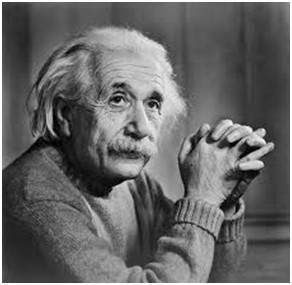
%> input picture Matlab_useful_code/einestine.jpg, 292 x 285 px
$ octave edge_detection.m   (GNU Octave 9; MATLAB toolbox functions it lacks are replaced by stand-ins)
%> lines starting %> are read from the running program, lines starting %| are printed output that depends on the picture; in (x1, y1, x2, y2) boxes, pixels count from 0 and x2, y2 are one past the last pixel; in counts of white or black regions, pixels touching at a corner belong together; the program's own positions count from 1
Image=imread('einestine.jpg');
%> Image is the input picture: size 285x292x3 uint8; min 0, max 255, mean 102.1
Img = rgb2gray(Image);
X = edge(Img,'Prewitt');
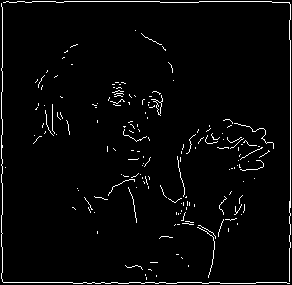
%> X: size 285x292 logical; 3% white in thin lines or dots
Y = edge(Img,'Sobel');
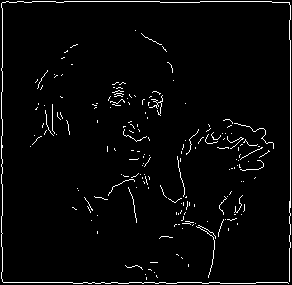
%> Y: size 285x292 logical; 3% white in thin lines or dots
Z = edge(Img,'Roberts');
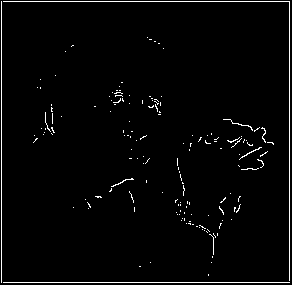
%> Z: size 285x292 logical; 2.3% white in thin lines or dots

subplot(2,2,1);
imshow(Image);
title('Original image');

subplot(2,2,2);
imshow(X)
title('prewitt image');

subplot(2,2,3);
imshow(Y)
title('sobel image');

subplot(2,2,4);
imshow(Z)
title('robert image');

$ run again, with Matlab_useful_code/peppers_color.jpg copied over Matlab_useful_code/einestine.jpg
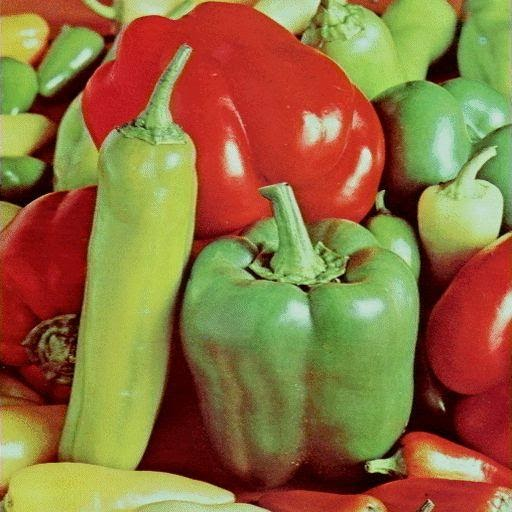
%> input picture Matlab_useful_code/peppers_color.jpg, 512 x 512 px
%> Image is the input picture: size 512x512x3 uint8; mean R, G, B 143.2, 112, 63.1
%> `X = edge(Img,'Prewitt');`:
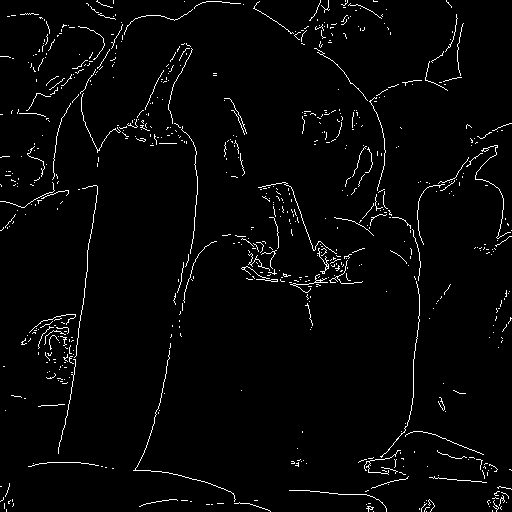
%> X: size 512x512 logical; 2.6% white in thin lines or dots
%> Y: size 512x512 logical; 2.6% white in thin lines or dots
%> `Z = edge(Img,'Roberts');`:
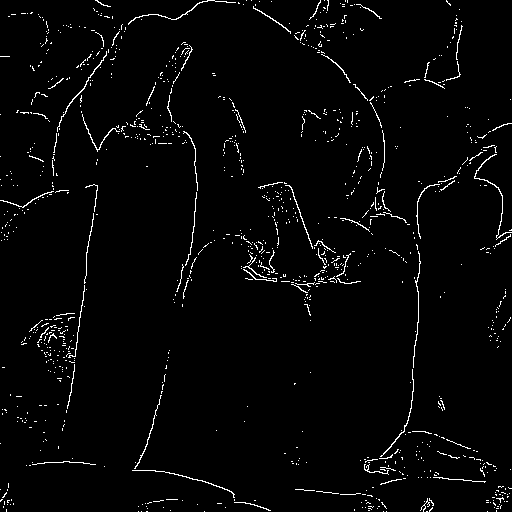
%> Z: size 512x512 logical; 2.4% white in thin lines or dots

$ run again, with Matlab_useful_code/cameraman.png saved as Matlab_useful_code/einestine.jpg
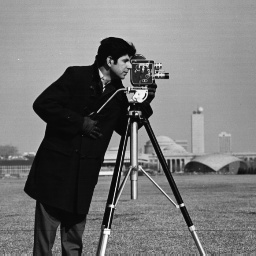
%> input picture Matlab_useful_code/cameraman.png, 256 x 256 px
%> Image is the input picture: size 256x256 uint8; min 4, max 254, mean 118.7
%> `X = edge(Img,'Prewitt');`:
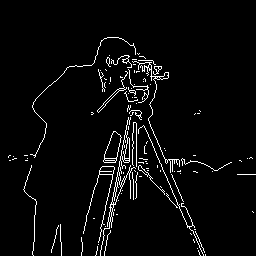
%> X: size 256x256 logical; 3.8% white in thin lines or dots, all inside (x1, y1, x2, y2) = (8, 37, 256, 256)
%> Y: size 256x256 logical; 3.8% white in thin lines or dots, all inside (x1, y1, x2, y2) = (8, 36, 256, 256)
%> `Z = edge(Img,'Roberts');`:
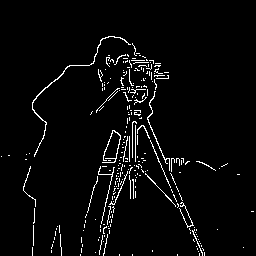
%> Z: size 256x256 logical; 3.5% white in thin lines or dots, all inside (x1, y1, x2, y2) = (1, 36, 254, 256)
